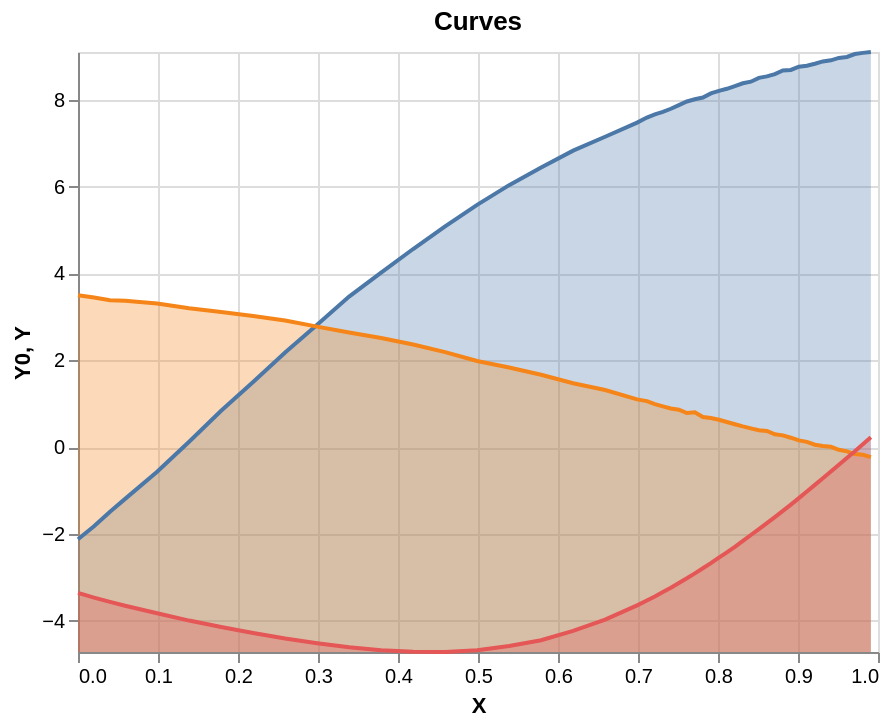

The cell this chart's notebook holds for it:
### Markdown cell above
## Plot Altair Vis

We now want to generate the datasets that will go into our vega charts. We don't yet have to worry about rendering these, we'll just define the functions to generate the data.

### Code cell
def plot_altair_curve(seed=None, num_curves=3, opacity=0.3, x_segments=None):
    """
    Generate and plot multiple smooth random curved lines using Altair with shaded areas.
    """
    if seed is not None:
        np.random.seed(seed)  # Set seed for reproducibility
    
    curves_data = []
    shaded_data = []
    y_min_global = float('inf')
    y_max_global = float('-inf')

    if x_segments is None:
        x_segments_preview = generate_random_x_segments(seed=seed)
        print("Auto-generated x_segments:", x_segments_preview)
    else:
        x_segments_preview = x_segments
        print("Using custom x_segments:", x_segments_preview)

    for i in range(num_curves):
        curve_seed = seed + i if seed is not None else None
        x, y = generate_smooth_curve(seed=curve_seed, x_segments=x_segments_preview)
        df = pd.DataFrame({'X': x, 'Y': y, 'Curve': f'Curve {i+1}'})
        curves_data.append(df)
        y_min_global = min(y_min_global, np.min(y))
        y_max_global = max(y_max_global, np.max(y))
    
    for df in curves_data:
        df_shade = df.copy()
        df_shade['Y0'] = y_min_global  # Shade from the global minimum y-value up to the curve
        shaded_data.append(df_shade)
    
    all_curves = pd.concat(curves_data)
    all_shaded = pd.concat(shaded_data)
    
    y_scale = alt.Scale(domain=[y_min_global, y_max_global])  # Auto-scale y-axis
    
    line_chart = alt.Chart(all_curves).mark_line().encode(
        x='X:Q',
        y=alt.Y('Y:Q', scale=y_scale),
        color=alt.Color('Curve:N', legend=alt.Legend(title="Curves"))
    )
    
    shaded_chart = alt.Chart(all_shaded).mark_area(opacity=opacity).encode(
        x='X:Q',
        y=alt.Y('Y0:Q', scale=y_scale),
        y2='Y:Q',
        color=alt.Color('Curve:N', legend=None)  # Use the same color as the line but without an extra legend
    )
    
    return (shaded_chart + line_chart).properties(
        width=400,
        height=300,
        title="Curves"
    )

# Use the function to print a test plot
plot_altair_curve(seed=None, num_curves=3, opacity=0.3, x_segments=None)

### Figure 1 — Vega-Lite specification as saved in the notebook (floating-point values rounded to 4 significant figures; data arrays with more than 128 entries replaced by an {"elided": "..."} marker saying what was removed)
{"config": {"view": {"continuousWidth": 300, "continuousHeight": 300}}, "layer": [{"data": {"name": "data-b0225545ad2584e46bdb06db61f79672"}, "mark": {"type": "area", "opacity": 0.3}, "encoding": {"color": {"field": "Curve", "legend": null, "type": "nominal"}, "x": {"field": "X", "type": "quantitative"}, "y": {"field": "Y0", "scale": {"domain": [-4.719, 9.099]}, "type": "quantitative"}, "y2": {"field": "Y"}}}, {"data": {"name": "data-64389c2fbd109aa394d98a2437a7d6d8"}, "mark": {"type": "line"}, "encoding": {"color": {"field": "Curve", "legend": {"title": "Curves"}, "type": "nominal"}, "x": {"field": "X", "type": "quantitative"}, "y": {"field": "Y", "scale": {"domain": [-4.719, 9.099]}, "type": "quantitative"}}}], "height": 300, "title": "Curves", "width": 400, "$schema": "https://vega.github.io/schema/vega-lite/v5.20.1.json", "datasets": {"data-b0225545ad2584e46bdb06db61f79672": {"elided": "147 records"}, "data-64389c2fbd109aa394d98a2437a7d6d8": {"elided": "147 records"}}}
